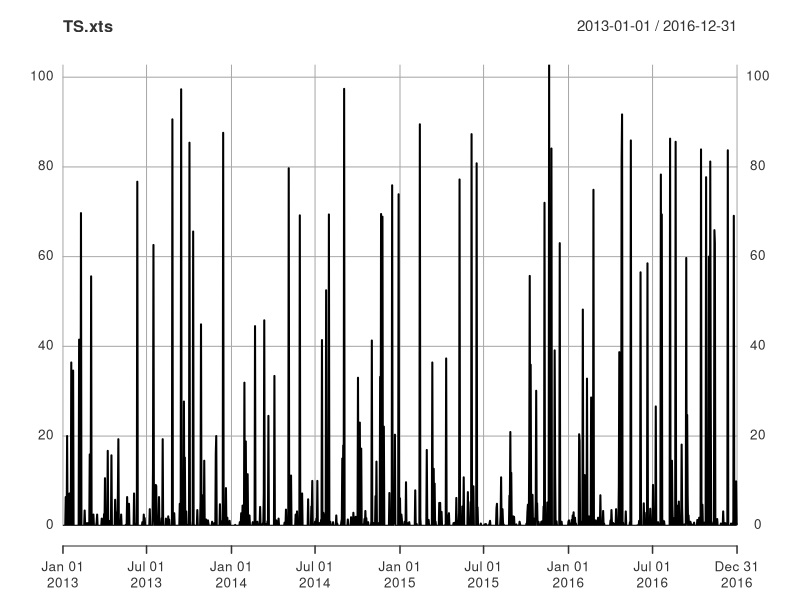

Here is the R script that generated this plot:
## Cél, egy 1 oszlopos txt-ből (napi csapadékok) számolja ki a
## leghosszabb csapadékszegény időszak hosszát adott évre (és ennek 30
## éves átlagát).  Kérdés az is, hogy egy 1 oszlopos txt mellé
## (pl. csapadékadatok) lehet-e tetetni az R-rel év és hónap
## oszlopokat.  Erről tudnánk majd beszélni?

## a csapadékszegény időszak gondolom az lehet, hogy hány napig egymás
## után van 1 mm-nél kevesebb eső - amúgy PAI-t szeretnék számolni,
## annak az egyik korrekciós faktorához kell, pontosabban ott se
## definiálták

## Napi csapadék generálás
Time <- seq(as.Date("2013-01-01"),as.Date("2016-12-31"),"days")
library(xts)
TS.xts <- xts(rep.int(0, times=length(Time)), Time)
csapi <- sample(1:length(Time), size=0.3*length(Time))
TS.xts[csapi] <- round(rf(length(csapi),20,1),1)
ttbig <- length(TS.xts[TS.xts >100])
TS.xts[TS.xts >100] <- round(rnorm(ttbig, mean=80, sd=10),1)
plot(TS.xts,typ="h")

## Éves száraz hossz számítás
szarazhossz <- function(x) {
    ## Nagyobb-e 1 mm-nél 
    szarazTS.xts <- x < 1
    szaraz.diff <- diff(szarazTS.xts)
    szaraz.idx <- which(szaraz.diff == -1)
    max(period.apply(szarazTS.xts, szaraz.idx, sum))
}

apply.yearly(TS.xts, szarazhossz)
